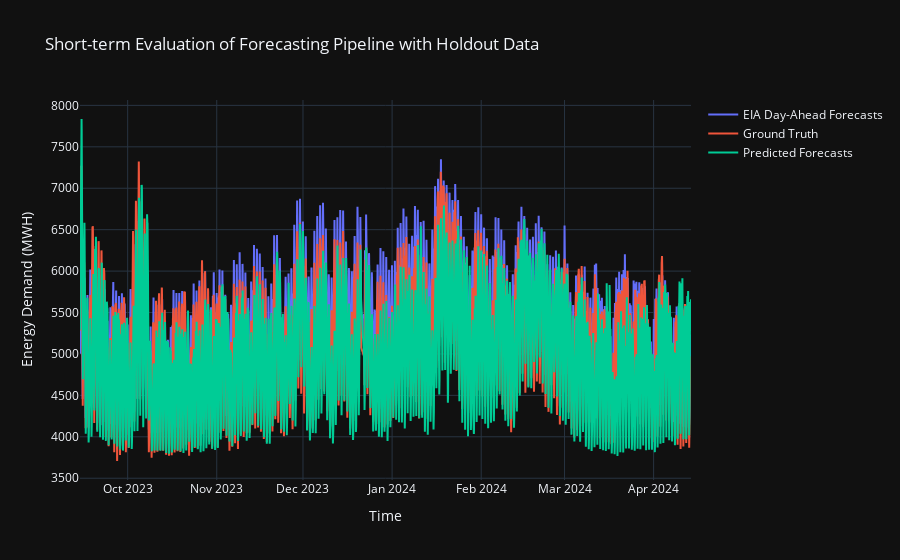

The notebook cell this image was saved under:
### Code cell
# Create figure showing forecasts and actual values
short_term_fig = go.Figure()
short_term_fig.add_trace(go.Scatter(x=st_actual_values.index, y=eia_forecasts, mode='lines', 
    name='EIA Day-Ahead Forecasts', line=dict(color='rgba(255, 0, 0)')))
short_term_fig.add_trace(go.Scatter(x=st_actual_values.index, y=st_actual_values, mode='lines', 
    name='Ground Truth', line=dict(color='rgba(0, 0, 255)')))
short_term_fig.add_trace(go.Scatter(x=st_actual_values.index, y=st_forecasts["Point Forecast"], mode='lines', 
    name='Predicted Forecasts', line=dict(color='rgba(0, 0, 255)')))

# Customize the layout
short_term_fig.update_layout(
    title="Short-term Evaluation of Forecasting Pipeline with Holdout Data",
    xaxis_title='Time',
    yaxis_title='Energy Demand (MWH)',
    template='plotly_dark' 
)
short_term_fig.show()

with open(r"assets/short_term_evaluation_plot.pkl", "wb") as file:
    pkl.dump(short_term_fig, file)

### Figure 1 — Plotly figure (JSON) as saved in the notebook; plotly's stock layout.template omitted (floating-point values rounded to 4 significant figures; data arrays with more than 128 entries replaced by an {"elided": "..."} marker saying what was removed)
{"data": [{"line": {"color": "rgba(255, 0, 0)"}, "mode": "lines", "name": "EIA Day-Ahead Forecasts", "type": "scatter", "x": {"elided": "5078 str values"}, "y": {"elided": "5078 float values"}}, {"line": {"color": "rgba(0, 0, 255)"}, "mode": "lines", "name": "Ground Truth", "type": "scatter", "x": {"elided": "5078 str values"}, "y": {"elided": "5078 int values"}}, {"line": {"color": "rgba(0, 0, 255)"}, "mode": "lines", "name": "Predicted Forecasts", "type": "scatter", "x": {"elided": "5078 str values"}, "y": {"elided": "5078 float values"}}], "layout": {"title": {"text": "Short-term Evaluation of Forecasting Pipeline with Holdout Data"}, "xaxis": {"title": {"text": "Time"}}, "yaxis": {"title": {"text": "Energy Demand (MWH)"}}}}
